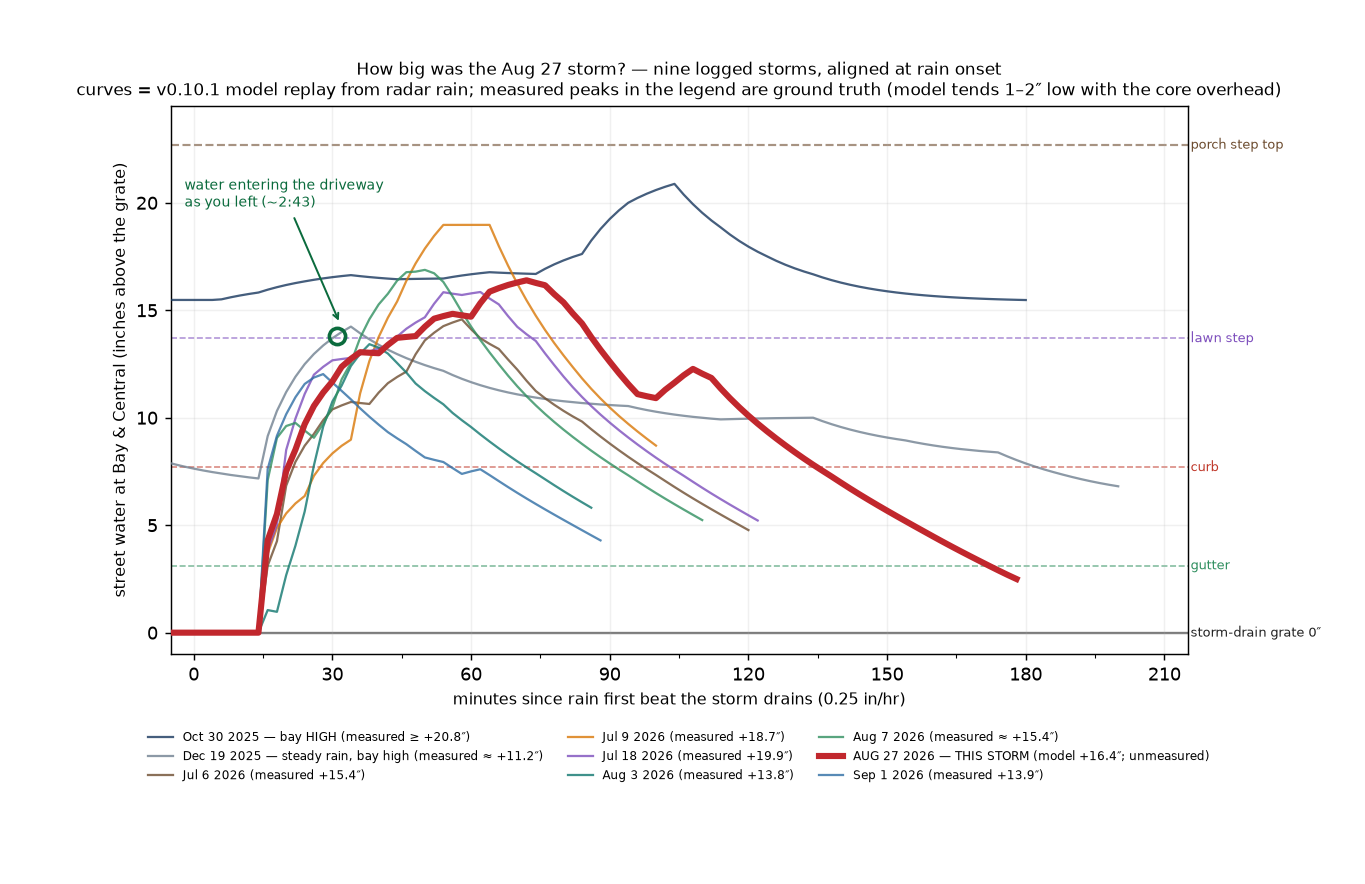

Here is the Python script that generated this plot:
#!/usr/bin/env python3
"""Aug 27 2026 vs every logged storm — onset-aligned street-water
overlay (audience: the witnesses, Kevin + Jackie; user request
2026-09-02).

One axes: v0.10.1 tank replay of each storm's street-water curve,
x = minutes since that storm's rain first exceeded full drain
capacity (0.25 in/hr), so rise/crest/recession shapes compare
directly. Aug 27 is the thick red line; the other eight are thin
references. Curves are MODEL reconstructions from radar rain —
measured peaks in the legend are the ground truth where John
measured (the model typically reads 1-2 inches low with the storm
core overhead). Aug 27 itself is unmeasured; its one witness bound
(water entering the driveway at ~2:43 PM, elapsed ~31 min) is the
green marker.

Rain sources: the six frozen-replay events come from
model/data/v0.10.1-reproduction.json via
history/scripts/reproduce_v0_10_1.py (read-only); Aug 7 / Aug 27 /
Sep 1 come from the committed MRMS cache
history/data/mrms/mrms_extracted.csv. Aug 7's gauge ramp
(0.77->~2.1 NAVD88) never leaves the full-drain / zero-base regime,
so a constant bay is physically identical over the window.

Run from anywhere: python3 event_comparison.py
Output: event_comparison.png beside this script.
"""
import csv
import datetime as dt
import sys
from pathlib import Path

import matplotlib
matplotlib.use("Agg")
import matplotlib.pyplot as plt
from matplotlib.ticker import MultipleLocator

HERE = Path(__file__).resolve()
REPO = HERE.parents[4]
if str(REPO) not in sys.path:
    sys.path.insert(0, str(REPO))
from history.scripts.reproduce_v0_10_1 import (  # noqa: E402
    load_fixture, simulate_hindcast_event, _local_time)
sys.path.insert(0, str(REPO / "forecast"))
import flood_forecast_daily as ff  # noqa: E402

ONSET_IN_HR = ff.PLUVIAL_DRAIN_RATE   # t=0: rain first beats the drains
STAR = "2026-08-27"

# ---- six frozen-replay events (fixture rain, local naive times) ----
fx = load_fixture()
curves = {}   # id -> (elapsed_minutes[], stage[])
for ev in fx["hindcast"]["events"]:
    rain = [(_local_time(ev["date"], w), float(r))
            for w, r in ev["rain_in_hr"]]
    onset = next(t for t, r in rain if r >= ONSET_IN_HR)
    traj = simulate_hindcast_event(ev, fx)
    curves[ev["id"]] = (
        [(t - onset).total_seconds() / 60 for t, _ in traj],
        [s for _, s in traj])

# ---- three MRMS-cache events (recipe physics, 2-min step-held) ----
CSV_EVENTS = [   # id, window t0/t1 (UTC), bay NAVD88 (constant ok: see doc)
    ("aug7",  "2026-08-07T21:50", "2026-08-08T00:30", 0.9),
    ("aug27", "2026-08-27T18:00", "2026-08-27T20:30", -1.32),
    ("sep1",  "2026-09-01T22:00", "2026-09-02T00:30", -0.7),
]
rows = [r for r in csv.DictReader(
            open(REPO / "history" / "data" / "mrms" / "mrms_extracted.csv"))
        if r["product"] == "PrecipRate"]
ff._load_stage_curve()
for eid, t0s, t1s, bay in CSV_EVENTS:
    t0 = dt.datetime.fromisoformat(t0s + ":00+00:00")
    t1 = dt.datetime.fromisoformat(t1s + ":00+00:00")
    frames = sorted(
        (dt.datetime.fromisoformat(r["utc"].replace("Z", "+00:00")),
         float(r["box_mean"]) / 25.4)
        for r in rows
        if t0 <= dt.datetime.fromisoformat(r["utc"].replace("Z", "+00:00")) <= t1)
    assert frames, f"no frames for {eid}"
    onset = next(t for t, r in frames if r >= ONSET_IN_HR)
    drain = ff.PLUVIAL_DRAIN_RATE * min(1, max(0, (3.52 - bay) / 0.52))
    base = max(0.0, (bay - 3.52) * 12)
    lag = dt.timedelta(minutes=ff.TANK_LAG_MIN)
    V, t = 0.0, frames[0][0]
    el, st = [], []
    while t <= frames[-1][0] + dt.timedelta(minutes=40):
        tl, r = t - lag, 0.0
        for tt, rr in frames:
            if tt > tl:
                break
            r = rr
        if tl < frames[0][0]:
            r = 0.0
        net = max(0.0, r - drain)
        V = max(0.0, V + (ff.TANK_K * net ** ff.TANK_GAMMA
                          - ff.TANK_KOUT * V) * (2.0 / 60.0))
        el.append((t - onset).total_seconds() / 60)
        st.append(ff._pluvial_fill(ff._STAGE_CURVE, base, V) if V > 0 else base)
        t += dt.timedelta(minutes=2)
    curves[eid] = (el, st)

# ---- styling: chronological; measured peaks are legend ground truth ----
EVENTS = [
    ("oct30", "#17365d", "Oct 30 2025 — bay HIGH (measured ≥ +20.8″)"),
    ("dec19", "#708090", "Dec 19 2025 — steady rain, bay high (measured ≈ +11.2″)"),
    ("jul6",  "#6d4c2f", "Jul 6 2026 (measured +15.4″)"),
    ("jul9",  "#d97706", "Jul 9 2026 (measured +18.7″)"),
    ("jul18", "#7c4dbc", "Jul 18 2026 (measured +19.9″)"),
    ("aug3",  "#0f766e", "Aug 3 2026 (measured +13.8″)"),
    ("aug7",  "#2f8f5f", "Aug 7 2026 (measured ≈ +15.4″)"),
    ("aug27", "#c1272d", "AUG 27 2026 — THIS STORM (model +16.4″; unmeasured)"),
    ("sep1",  "#2e6da4", "Sep 1 2026 (measured +13.9″)"),
]

fig, ax = plt.subplots(figsize=(10.5, 6.8))
for y, c, ls, lw, lbl in [(0.0, "#222222", "-", 1.3, "storm-drain grate 0″"),
                          (3.1, "#2f8f5f", "--", 0.9, "gutter"),
                          (7.7, "#c0392b", "--", 0.9, "curb"),
                          (13.7, "#7c4dbc", "--", 0.9, "lawn step"),
                          (22.7, "#6d4c2f", "--", 1.2, "porch step top")]:
    ax.axhline(y, color=c, ls=ls, lw=lw, alpha=0.6, zorder=1)
    ax.text(1.003, y, lbl, transform=ax.get_yaxis_transform(),
            fontsize=7, color=c, va="center")

for eid, color, label in EVENTS:
    el, st = curves[eid]
    star = eid == "aug27"
    ax.plot(el, st, color=color, label=label,
            lw=3.4 if star else 1.25, alpha=1.0 if star else 0.8,
            zorder=10 if star else 3)

# Kevin + Jackie's own data point: driveway-reach as they left ~2:43
wx = 31   # 14:43 ET minus the 14:12 ET onset
ax.plot([wx], [13.8], marker="o", mfc="none", mec="#0b6b3d", ms=9,
        mew=2, zorder=11)
ax.annotate("water entering the driveway\nas you left (~2:43)",
            xy=(wx + 1, 14.2), xytext=(-2, 20.4), fontsize=7.5,
            color="#0b6b3d", ha="left", va="center",
            arrowprops=dict(arrowstyle="->", color="#0b6b3d", lw=1.1,
                            shrinkB=4))

ax.set_xlim(-5, 215)
ax.set_ylim(-1, 24.5)
ax.xaxis.set_major_locator(MultipleLocator(30))
ax.xaxis.set_minor_locator(MultipleLocator(15))
ax.grid(alpha=0.18, which="major")
ax.set_xlabel("minutes since rain first beat the storm drains (0.25 in/hr)",
              fontsize=9)
ax.set_ylabel("street water at Bay & Central (inches above the grate)",
              fontsize=9)
ax.set_title("How big was the Aug 27 storm? — nine logged storms, "
             "aligned at rain onset\n"
             "curves = v0.10.1 model replay from radar rain; measured "
             "peaks in the legend are ground truth (model tends 1–2″ "
             "low with the core overhead)", fontsize=9.5)
ax.legend(fontsize=6.8, ncol=3, loc="upper center",
          bbox_to_anchor=(0.5, -0.12), frameon=False)
fig.subplots_adjust(bottom=0.26, right=0.87)
out = HERE.parent / "event_comparison.png"
plt.savefig(out, dpi=130)
print("wrote", out)
for eid, _, label in EVENTS:
    el, st = curves[eid]
    i = max(range(len(st)), key=lambda j: st[j])
    print(f"  {eid:6s} model peak +{st[i]:4.1f}″ @ {el[i]:3.0f} min — {label}")
